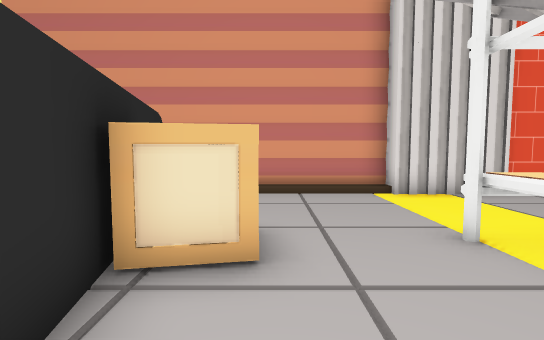
View 1 (above)

24 first-person views from a walk through a 3-D level made in the Unity game engine. The camera is 1.2 m above the floor, tilts 4° down and sees 85° across. The floor is counted in squares, 1 m on a side. Each view is taken from the middle of a square. On the plan, view 1 faces up. The plan holds only what a view shows up to about 13 squares ahead; the rest is blank. The place goes on beyond the plan. The player is left out. Door leaves are left out, so doorways stand open. Some surface patterns are stand-ins.

View 2
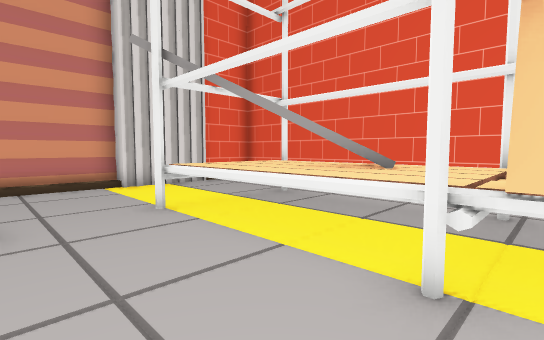

View 3
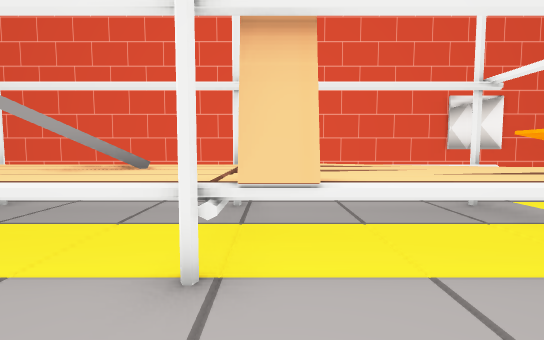

View 4
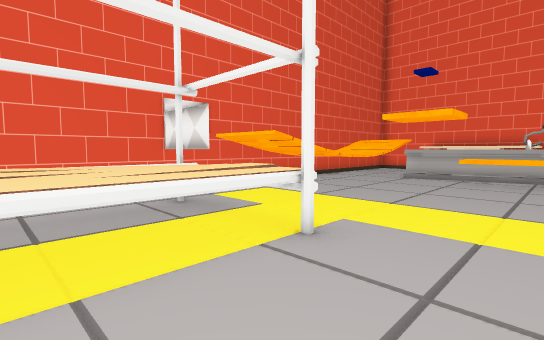

View 5
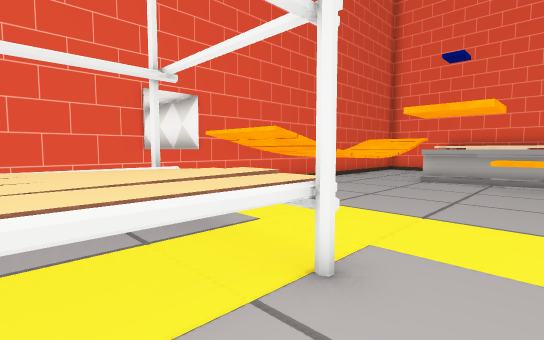

View 6
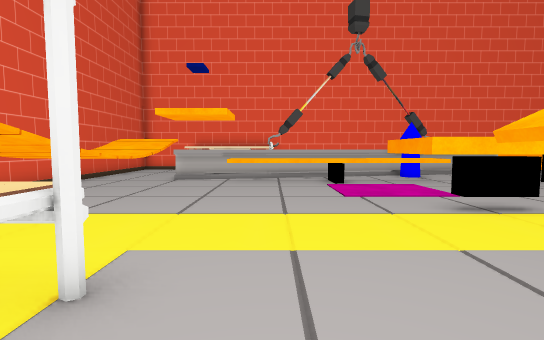

View 7
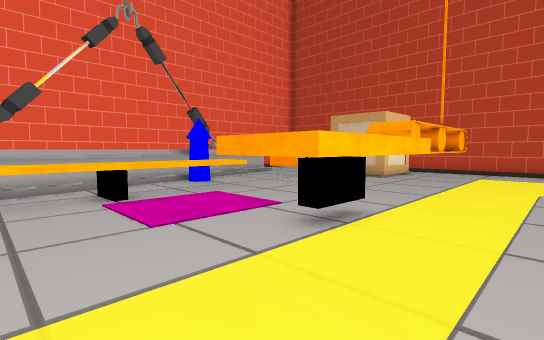

View 8
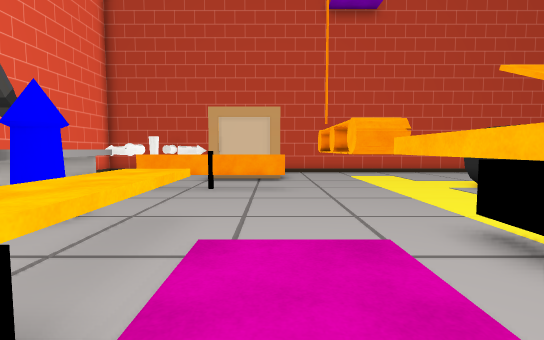

View 9
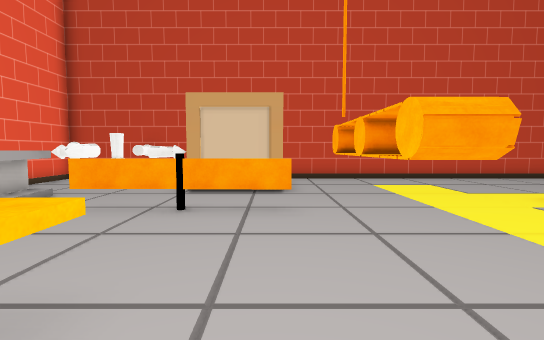

View 10
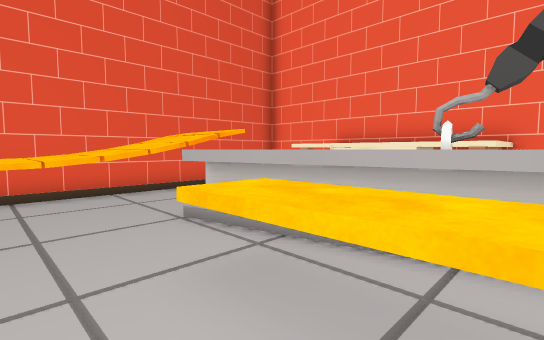

View 11
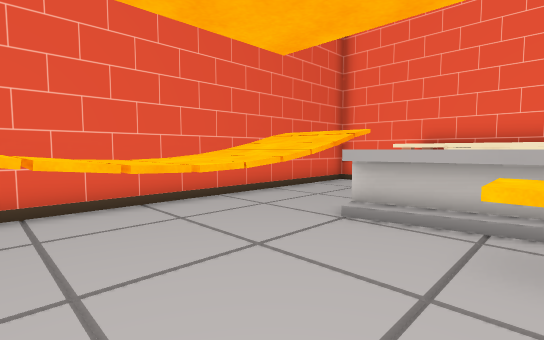

View 12
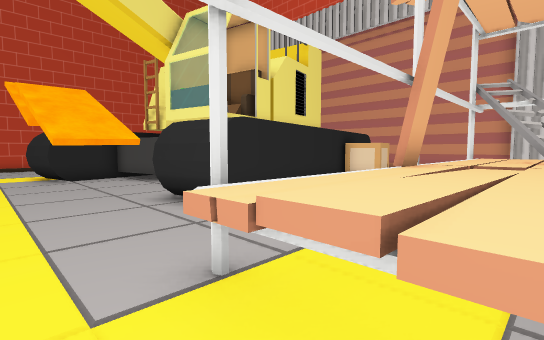

View 13
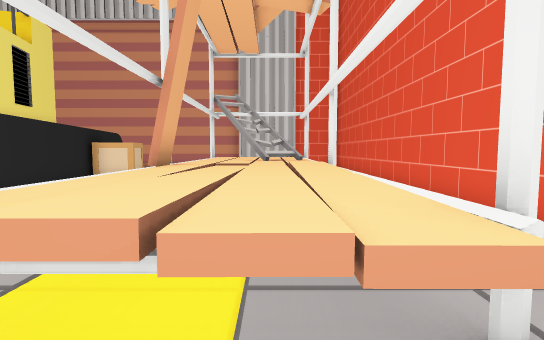

View 14
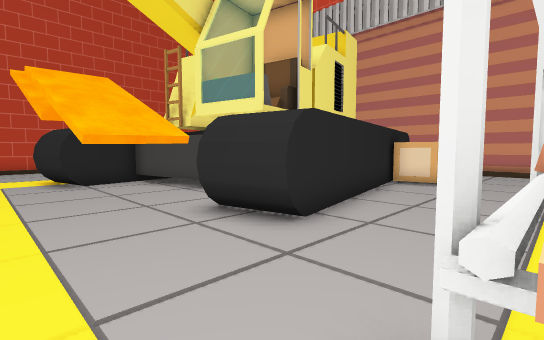

View 15
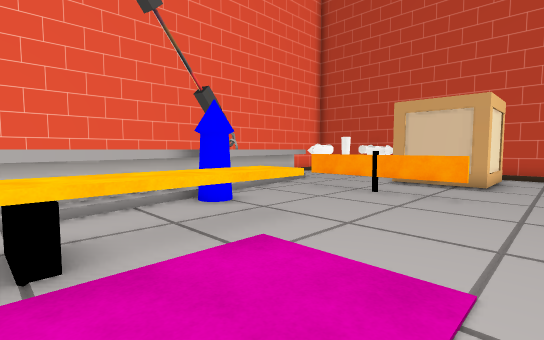

View 16
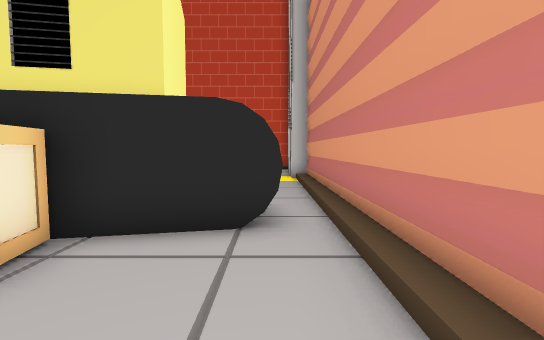

View 17
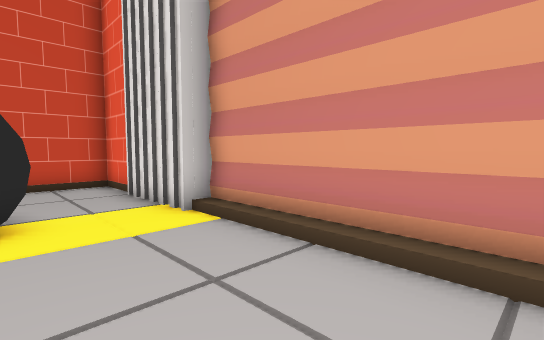

View 18
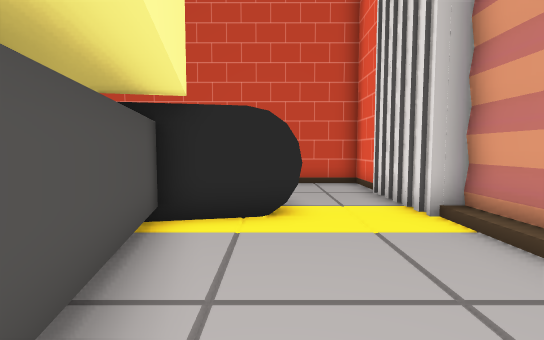

View 19
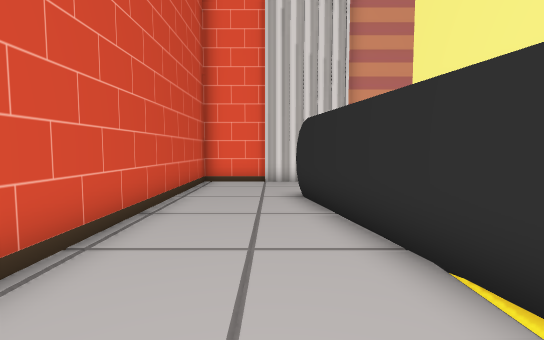

View 20
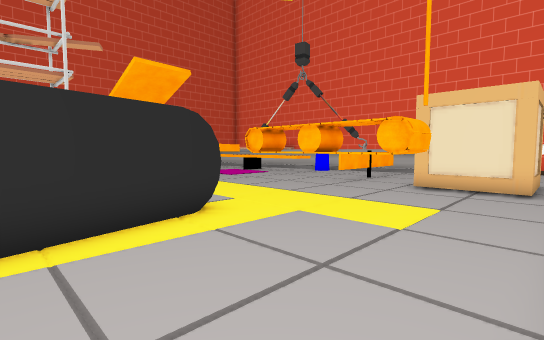

View 21
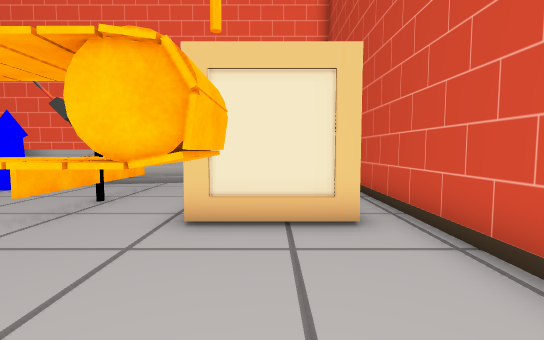

View 22
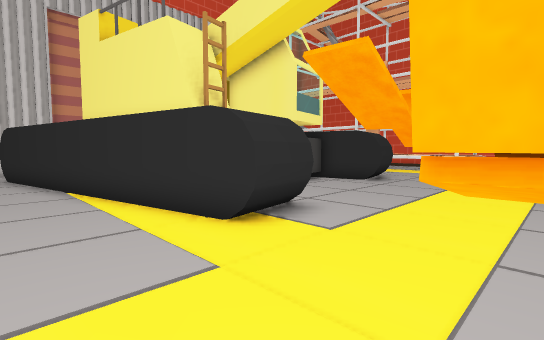

View 23
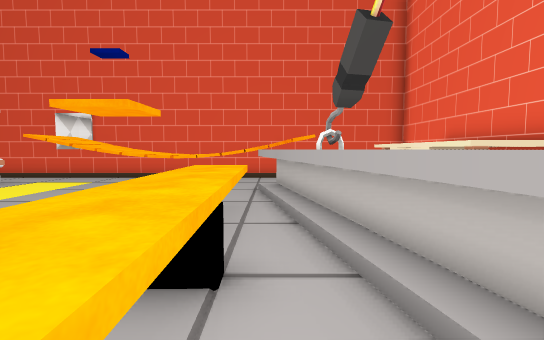

View 24
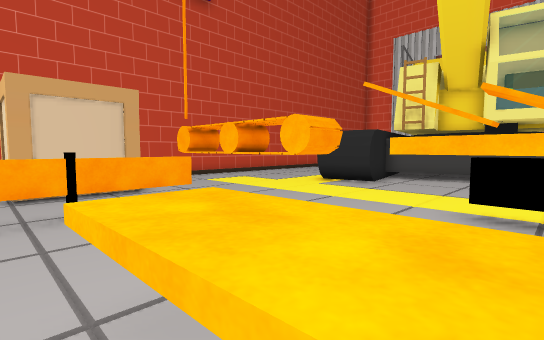

### Floor plan
Key: @ floor where view 1 was taken; # wall or solid block; x gap in a wall; . floor; / step, stairs or slope; D open door; ^ raised ledge; B box; T table; C orange cylinder; O other object.
Columns run from 16 left of view 1 to 11 right of it. Each row starts with its distance up from view 1.
  9       ##############
  8 #######////////////#######
  7 #            #    .      #
  6 #            ##          #
  5 #   O #    .  #          #
  4 #   ###  ##   #BB  ^^O^  #
  3 #   #####     #BB  ^^^^  #
  2 #   #         #    ^^O^  #
  1 #    #         #   ^^^^  #
  0 #    #         #@  ^^^^  #
 -1 #    #         #   x^^^  #
 -2 #    #       ###.  x^^^  #
 -3 #. . ###########.  ^^^^  #
 -4 #     ###     ## . ^^^^  #
 -5 #     ###     ##   ^^^^  #
 -6 #     ###     #^   .^^^  #
 -7 #             #O . ^OO^ DOO
 -8 #  .               . .##DOOO
 -9 #          ^^^^      ^##O#
-10 #  .C##### ^^^^      ^^^O#
-11 #   #####C ^^^^.  .  ^^^^#
-12 #           ....     ^^^ #
-13 # BBB  O    .....    ^^^^#
-14 # B B  O   .......^  ^^^^#
-15 # BBB  O   ^^^^^^^^. ^^^^#
-16 #  O   O   ......O^^^^^^^#
-17 #  O   x   O.^^O#^^^^^^^ #
-18  OOOOOO.^^#^^^^^         #
-19  # O O^^^^O      TTTTT  #
-20    O             TT T   #

Where each view was taken, in squares from view 1:
view 1: 0 up, 0 right, facing up
view 2: 2 down, 0 right, facing up-right
view 3: 2 down, 0 right, facing right
view 4: 3 down, 0 right, facing down-right
view 5: 4 down, 1 right, facing down-right
view 6: 4 down, 1 right, facing down
view 7: 7 down, 1 right, facing down-left
view 8: 13 down, 0 right, facing left
view 9: 13 down, 3 left, facing left
view 10: 13 down, 0 right, facing down-right
view 11: 11 down, 2 right, facing down-right
view 12: 8 down, 5 right, facing up-left
view 13: 8 down, 5 right, facing up
view 14: 8 down, 3 right, facing up-left
view 15: 11 down, 1 left, facing down-left
view 16: 7 up, 2 right, facing left
view 17: 5 up, 5 left, facing up-left
view 18: 5 up, 5 left, facing left
view 19: 3 down, 13 left, facing up
view 20: 3 down, 15 left, facing down-right
view 21: 8 down, 13 left, facing down
view 22: 10 down, 13 left, facing up-right
view 23: 16 down, 4 left, facing right
view 24: 16 down, 3 left, facing up-left
